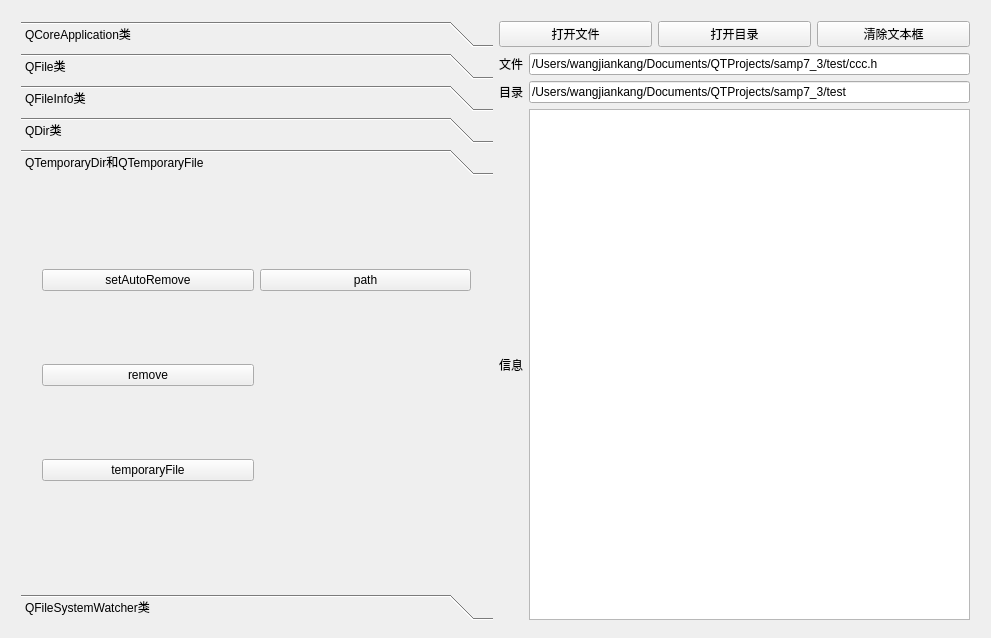
<?xml version="1.0" encoding="UTF-8"?>
<ui version="4.0">
 <class>Dialog</class>
 <widget class="QDialog" name="Dialog">
  <property name="geometry">
   <rect>
    <x>0</x>
    <y>0</y>
    <width>991</width>
    <height>638</height>
   </rect>
  </property>
  <property name="windowTitle">
   <string>Dialog</string>
  </property>
  <widget class="QWidget" name="layoutWidget">
   <property name="geometry">
    <rect>
     <x>10</x>
     <y>10</y>
     <width>971</width>
     <height>621</height>
    </rect>
   </property>
   <layout class="QHBoxLayout" name="horizontalLayout">
    <item>
     <widget class="QToolBox" name="toolBox">
      <property name="currentIndex">
       <number>4</number>
      </property>
      <widget class="QWidget" name="page6">
       <property name="geometry">
        <rect>
         <x>0</x>
         <y>0</y>
         <width>480</width>
         <height>397</height>
        </rect>
       </property>
       <attribute name="label">
        <string>QCoreApplication类</string>
       </attribute>
       <widget class="QWidget" name="gridLayoutWidget_3">
        <property name="geometry">
         <rect>
          <x>10</x>
          <y>0</y>
          <width>291</width>
          <height>381</height>
         </rect>
        </property>
        <layout class="QGridLayout" name="gridLayout_5">
         <item row="0" column="0">
          <widget class="QPushButton" name="coreApp">
           <property name="text">
            <string>QCoreApplication's Operation</string>
           </property>
          </widget>
         </item>
        </layout>
       </widget>
      </widget>
      <widget class="QWidget" name="page_3">
       <property name="geometry">
        <rect>
         <x>0</x>
         <y>0</y>
         <width>480</width>
         <height>397</height>
        </rect>
       </property>
       <attribute name="label">
        <string>QFile类</string>
       </attribute>
       <widget class="QWidget" name="gridLayoutWidget_4">
        <property name="geometry">
         <rect>
          <x>10</x>
          <y>0</y>
          <width>461</width>
          <height>391</height>
         </rect>
        </property>
        <layout class="QGridLayout" name="gridLayout_6">
         <item row="0" column="0" colspan="2">
          <widget class="QLabel" name="label_4">
           <property name="text">
            <string>静态函数</string>
           </property>
          </widget>
         </item>
         <item row="2" column="0">
          <widget class="QPushButton" name="remove">
           <property name="text">
            <string>remove()</string>
           </property>
          </widget>
         </item>
         <item row="1" column="0">
          <widget class="QPushButton" name="copy">
           <property name="text">
            <string>copy()</string>
           </property>
          </widget>
         </item>
         <item row="1" column="1">
          <widget class="QPushButton" name="rename">
           <property name="text">
            <string>rename()</string>
           </property>
          </widget>
         </item>
         <item row="3" column="0">
          <widget class="QPushButton" name="setPermissions">
           <property name="text">
            <string>setPermissions()</string>
           </property>
          </widget>
         </item>
         <item row="2" column="1">
          <widget class="QPushButton" name="exists">
           <property name="text">
            <string>exists()</string>
           </property>
          </widget>
         </item>
         <item row="3" column="1">
          <widget class="QPushButton" name="permissions">
           <property name="text">
            <string>permissions()</string>
           </property>
          </widget>
         </item>
         <item row="5" column="1">
          <widget class="QPushButton" name="mcopy">
           <property name="text">
            <string>copy()</string>
           </property>
          </widget>
         </item>
         <item row="7" column="0">
          <widget class="QPushButton" name="mexists">
           <property name="text">
            <string>exists()</string>
           </property>
          </widget>
         </item>
         <item row="7" column="1">
          <widget class="QPushButton" name="msetper">
           <property name="text">
            <string>setPermissions()</string>
           </property>
          </widget>
         </item>
         <item row="5" column="0">
          <widget class="QPushButton" name="setFileName">
           <property name="text">
            <string>setFileName()</string>
           </property>
          </widget>
         </item>
         <item row="6" column="0">
          <widget class="QPushButton" name="mrename">
           <property name="text">
            <string>rename()</string>
           </property>
          </widget>
         </item>
         <item row="6" column="1">
          <widget class="QPushButton" name="mremove">
           <property name="text">
            <string>remove()</string>
           </property>
          </widget>
         </item>
         <item row="8" column="0">
          <widget class="QPushButton" name="mper">
           <property name="text">
            <string>permissions()</string>
           </property>
          </widget>
         </item>
         <item row="8" column="1">
          <widget class="QPushButton" name="msize">
           <property name="text">
            <string>size()</string>
           </property>
          </widget>
         </item>
         <item row="4" column="0" colspan="2">
          <widget class="QLabel" name="label_5">
           <property name="text">
            <string>成员函数</string>
           </property>
          </widget>
         </item>
        </layout>
       </widget>
      </widget>
      <widget class="QWidget" name="page">
       <property name="geometry">
        <rect>
         <x>0</x>
         <y>0</y>
         <width>480</width>
         <height>397</height>
        </rect>
       </property>
       <attribute name="label">
        <string>QFileInfo类</string>
       </attribute>
       <widget class="QWidget" name="gridLayoutWidget">
        <property name="geometry">
         <rect>
          <x>0</x>
          <y>0</y>
          <width>325</width>
          <height>331</height>
         </rect>
        </property>
        <layout class="QGridLayout" name="gridLayout">
         <item row="4" column="1">
          <widget class="QPushButton" name="completeSuffix">
           <property name="text">
            <string>completeSuffix()</string>
           </property>
           <property name="autoDefault">
            <bool>false</bool>
           </property>
          </widget>
         </item>
         <item row="0" column="1">
          <widget class="QPushButton" name="abBtnPath">
           <property name="text">
            <string>absolutePath()</string>
           </property>
           <property name="autoDefault">
            <bool>false</bool>
           </property>
          </widget>
         </item>
         <item row="0" column="0">
          <widget class="QPushButton" name="abBtnFilePath">
           <property name="text">
            <string>absuloteFilePath()</string>
           </property>
           <property name="autoDefault">
            <bool>false</bool>
           </property>
          </widget>
         </item>
         <item row="1" column="0">
          <widget class="QPushButton" name="fileName">
           <property name="text">
            <string>fileName()</string>
           </property>
           <property name="autoDefault">
            <bool>false</bool>
           </property>
          </widget>
         </item>
         <item row="1" column="1">
          <widget class="QPushButton" name="filePath">
           <property name="text">
            <string>filePath()</string>
           </property>
           <property name="autoDefault">
            <bool>false</bool>
           </property>
          </widget>
         </item>
         <item row="4" column="0">
          <widget class="QPushButton" name="suffix">
           <property name="text">
            <string>suffix()</string>
           </property>
           <property name="autoDefault">
            <bool>false</bool>
           </property>
          </widget>
         </item>
         <item row="3" column="0">
          <widget class="QPushButton" name="baseName">
           <property name="toolTip">
            <string>baseName toolTip</string>
           </property>
           <property name="text">
            <string>baseName()</string>
           </property>
           <property name="autoDefault">
            <bool>false</bool>
           </property>
          </widget>
         </item>
         <item row="3" column="1">
          <widget class="QPushButton" name="completeBaseName">
           <property name="text">
            <string>completeBaseName()</string>
           </property>
           <property name="autoDefault">
            <bool>false</bool>
           </property>
          </widget>
         </item>
         <item row="2" column="1">
          <widget class="QPushButton" name="infopath">
           <property name="text">
            <string>path()</string>
           </property>
           <property name="autoDefault">
            <bool>false</bool>
           </property>
          </widget>
         </item>
         <item row="2" column="0">
          <widget class="QPushButton" name="infoszie">
           <property name="text">
            <string>size()</string>
           </property>
           <property name="autoDefault">
            <bool>false</bool>
           </property>
          </widget>
         </item>
         <item row="5" column="0">
          <widget class="QPushButton" name="isDir">
           <property name="text">
            <string>isDir()</string>
           </property>
           <property name="autoDefault">
            <bool>false</bool>
           </property>
          </widget>
         </item>
         <item row="5" column="1">
          <widget class="QPushButton" name="isFile">
           <property name="text">
            <string>isFile()</string>
           </property>
           <property name="autoDefault">
            <bool>false</bool>
           </property>
          </widget>
         </item>
         <item row="7" column="1">
          <widget class="QPushButton" name="lastRead">
           <property name="text">
            <string>lastRead</string>
           </property>
          </widget>
         </item>
         <item row="6" column="0">
          <widget class="QPushButton" name="isExecutable">
           <property name="text">
            <string>isExecutable</string>
           </property>
          </widget>
         </item>
         <item row="7" column="0">
          <widget class="QPushButton" name="lastModify">
           <property name="text">
            <string>lastModify</string>
           </property>
          </widget>
         </item>
         <item row="6" column="1">
          <widget class="QPushButton" name="created">
           <property name="text">
            <string>created</string>
           </property>
          </widget>
         </item>
         <item row="8" column="0">
          <widget class="QPushButton" name="exists_2">
           <property name="text">
            <string>exists</string>
           </property>
          </widget>
         </item>
         <item row="8" column="1">
          <widget class="QPushButton" name="staticExists">
           <property name="text">
            <string>staticExists</string>
           </property>
          </widget>
         </item>
        </layout>
       </widget>
      </widget>
      <widget class="QWidget" name="page_2">
       <property name="geometry">
        <rect>
         <x>0</x>
         <y>0</y>
         <width>480</width>
         <height>397</height>
        </rect>
       </property>
       <attribute name="label">
        <string>QDir类</string>
       </attribute>
       <widget class="QWidget" name="gridLayoutWidget_5">
        <property name="geometry">
         <rect>
          <x>10</x>
          <y>0</y>
          <width>451</width>
          <height>61</height>
         </rect>
        </property>
        <layout class="QGridLayout" name="gridLayout_7">
         <item row="0" column="0">
          <widget class="QPushButton" name="dirstatic">
           <property name="text">
            <string>QDir  static</string>
           </property>
          </widget>
         </item>
        </layout>
       </widget>
       <widget class="QWidget" name="gridLayoutWidget_6">
        <property name="geometry">
         <rect>
          <x>10</x>
          <y>80</y>
          <width>451</width>
          <height>301</height>
         </rect>
        </property>
        <layout class="QGridLayout" name="gridLayout_9">
         <item row="3" column="0">
          <widget class="QPushButton" name="entryList">
           <property name="text">
            <string>entryList</string>
           </property>
          </widget>
         </item>
         <item row="3" column="1">
          <widget class="QPushButton" name="mkdir">
           <property name="text">
            <string>mkdir</string>
           </property>
          </widget>
         </item>
         <item row="4" column="0">
          <widget class="QPushButton" name="rmdir">
           <property name="text">
            <string>rmdir</string>
           </property>
          </widget>
         </item>
         <item row="4" column="1">
          <widget class="QPushButton" name="qdremove">
           <property name="text">
            <string>remove</string>
           </property>
          </widget>
         </item>
         <item row="2" column="1">
          <widget class="QPushButton" name="qdexists">
           <property name="text">
            <string>exists</string>
           </property>
          </widget>
         </item>
         <item row="0" column="1">
          <widget class="QPushButton" name="qdAbPath">
           <property name="text">
            <string>absolutePath</string>
           </property>
          </widget>
         </item>
         <item row="2" column="0">
          <widget class="QPushButton" name="dirName">
           <property name="text">
            <string>dirName</string>
           </property>
          </widget>
         </item>
         <item row="0" column="0">
          <widget class="QPushButton" name="qdAbFilePath">
           <property name="text">
            <string>absoluteFilePath</string>
           </property>
          </widget>
         </item>
         <item row="5" column="1">
          <widget class="QPushButton" name="setPath">
           <property name="text">
            <string>setPath</string>
           </property>
          </widget>
         </item>
         <item row="5" column="0">
          <widget class="QPushButton" name="qdrename">
           <property name="text">
            <string>rename</string>
           </property>
          </widget>
         </item>
         <item row="1" column="1">
          <widget class="QPushButton" name="qdfilePath">
           <property name="text">
            <string>filePath</string>
           </property>
          </widget>
         </item>
         <item row="1" column="0">
          <widget class="QPushButton" name="canonicalPath">
           <property name="text">
            <string>canonicalPath</string>
           </property>
          </widget>
         </item>
         <item row="6" column="0">
          <widget class="QPushButton" name="removeRecursively">
           <property name="text">
            <string>removeRecursively</string>
           </property>
          </widget>
         </item>
        </layout>
       </widget>
      </widget>
      <widget class="QWidget" name="page_4">
       <property name="geometry">
        <rect>
         <x>0</x>
         <y>0</y>
         <width>480</width>
         <height>397</height>
        </rect>
       </property>
       <attribute name="label">
        <string>QTemporaryDir和QTemporaryFile</string>
       </attribute>
       <widget class="QWidget" name="gridLayoutWidget_7">
        <property name="geometry">
         <rect>
          <x>10</x>
          <y>10</y>
          <width>451</width>
          <height>371</height>
         </rect>
        </property>
        <layout class="QGridLayout" name="gridLayout_8">
         <item row="1" column="0">
          <widget class="QPushButton" name="qtempremove">
           <property name="text">
            <string>remove</string>
           </property>
          </widget>
         </item>
         <item row="0" column="0">
          <widget class="QPushButton" name="setAutoRemove">
           <property name="text">
            <string>setAutoRemove</string>
           </property>
          </widget>
         </item>
         <item row="0" column="1">
          <widget class="QPushButton" name="path">
           <property name="text">
            <string>path</string>
           </property>
          </widget>
         </item>
         <item row="2" column="0">
          <widget class="QPushButton" name="temporaryFile">
           <property name="text">
            <string>temporaryFile</string>
           </property>
          </widget>
         </item>
        </layout>
       </widget>
      </widget>
      <widget class="QWidget" name="page_5">
       <property name="geometry">
        <rect>
         <x>0</x>
         <y>0</y>
         <width>480</width>
         <height>397</height>
        </rect>
       </property>
       <attribute name="label">
        <string>QFileSystemWatcher类</string>
       </attribute>
       <widget class="QWidget" name="gridLayoutWidget_2">
        <property name="geometry">
         <rect>
          <x>10</x>
          <y>0</y>
          <width>311</width>
          <height>381</height>
         </rect>
        </property>
        <layout class="QGridLayout" name="gridLayout_4">
         <item row="1" column="0">
          <widget class="QPushButton" name="removePath">
           <property name="text">
            <string>removePath()停止监听</string>
           </property>
           <property name="autoDefault">
            <bool>false</bool>
           </property>
          </widget>
         </item>
         <item row="2" column="0">
          <widget class="QPushButton" name="directories">
           <property name="text">
            <string>directories()</string>
           </property>
           <property name="autoDefault">
            <bool>false</bool>
           </property>
          </widget>
         </item>
         <item row="0" column="0">
          <widget class="QPushButton" name="addPath">
           <property name="text">
            <string>addPath()开始监听</string>
           </property>
           <property name="autoDefault">
            <bool>false</bool>
           </property>
          </widget>
         </item>
         <item row="3" column="0">
          <widget class="QPushButton" name="files">
           <property name="text">
            <string>files()</string>
           </property>
           <property name="autoDefault">
            <bool>false</bool>
           </property>
          </widget>
         </item>
        </layout>
       </widget>
      </widget>
     </widget>
    </item>
    <item>
     <layout class="QVBoxLayout" name="verticalLayout">
      <item>
       <layout class="QGridLayout" name="gridLayout_2">
        <item row="0" column="0">
         <widget class="QPushButton" name="openFile">
          <property name="text">
           <string>打开文件</string>
          </property>
          <property name="autoDefault">
           <bool>false</bool>
          </property>
         </widget>
        </item>
        <item row="0" column="1">
         <widget class="QPushButton" name="openDir">
          <property name="text">
           <string>打开目录</string>
          </property>
          <property name="autoDefault">
           <bool>false</bool>
          </property>
         </widget>
        </item>
        <item row="0" column="2">
         <widget class="QPushButton" name="clear">
          <property name="text">
           <string>清除文本框</string>
          </property>
          <property name="autoDefault">
           <bool>false</bool>
          </property>
         </widget>
        </item>
       </layout>
      </item>
      <item>
       <layout class="QGridLayout" name="gridLayout_3">
        <item row="2" column="2">
         <widget class="QPlainTextEdit" name="plainTextEdit"/>
        </item>
        <item row="0" column="0">
         <widget class="QLabel" name="label">
          <property name="text">
           <string>文件</string>
          </property>
         </widget>
        </item>
        <item row="0" column="2">
         <widget class="QLineEdit" name="editFile">
          <property name="text">
           <string>/Users/wangjiankang/Documents/QTProjects/samp7_3/test/ccc.h</string>
          </property>
         </widget>
        </item>
        <item row="1" column="0">
         <widget class="QLabel" name="label_2">
          <property name="text">
           <string>目录</string>
          </property>
         </widget>
        </item>
        <item row="2" column="0">
         <widget class="QLabel" name="label_3">
          <property name="text">
           <string>信息</string>
          </property>
         </widget>
        </item>
        <item row="1" column="2">
         <widget class="QLineEdit" name="editDir">
          <property name="text">
           <string>/Users/wangjiankang/Documents/QTProjects/samp7_3/test</string>
          </property>
         </widget>
        </item>
       </layout>
      </item>
     </layout>
    </item>
   </layout>
  </widget>
 </widget>
 <layoutdefault spacing="6" margin="11"/>
 <resources/>
 <connections/>
</ui>
